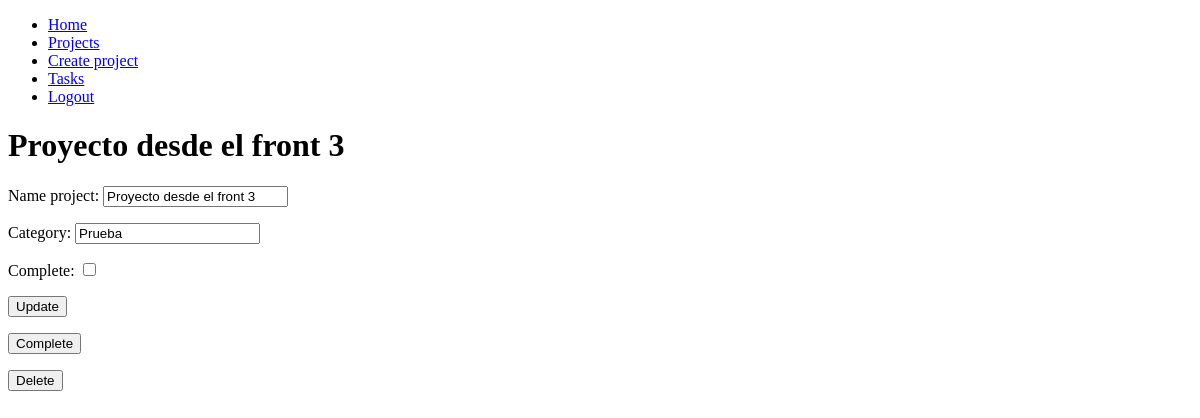
Before: /projects/4/ (signed in) with the older database file.
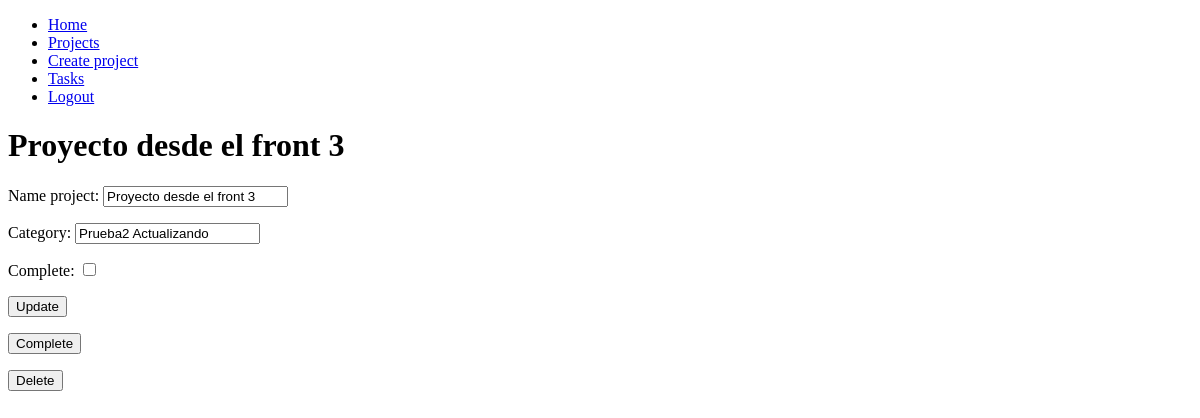
After: the same page with the newer database file.
### project/models.py (models this page shows, shortened)
class Project(models.Model):
    project_id = models.AutoField(primary_key=True)
    name_project = models.CharField(max_length=100)
    category = models.CharField(max_length=50)
    date_complete = models.DateTimeField(null = True, blank=True)
    complete = models.BooleanField(default=False)
    user = models.ForeignKey(User, on_delete=models.CASCADE)
    created_at = models.DateTimeField(auto_now_add=True)
    update_at = models.DateTimeField(auto_now=True)

### project/views.py (the view, shortened to what this page needs)
# urls.py: path("projects/<int:project_id>/", project_detail, name="project_detail"),
def project_detail(request, project_id):
        if request.method == 'GET':
            project = get_object_or_404(Project, pk = project_id, user=request.user)
            form = ProjectForm(instance=project)
            return render(request, 'project/project_detail.html', {
                'project': project,
                'form': form
            })

### project/forms.py
class ProjectForm(ModelForm):
    class Meta:
        model = Project
        fields = [
            'name_project',
            'category',
            'complete',# Campo de prueba
            ]
        """widgets = {
            'date_complete': DateTimeInput(attrs={'type': 'date'}),
        }"""

### project/templates/project/project_detail.html (shortened to what this page needs)
{% extends 'base.html' %}
{% block content %}
    <h1>{{ project.name_project }}</h1>
    <form method="POST">
        {{ form.as_p }}
        <button>
            Update
        </button>
    </form>
    <p>
        <form action="{% url 'complete_project' project.project_id %}" method="POST">
            <button>
                Complete
            </button>
        </form>
    </p>
    <p>
        <form action="{% url 'complete_project' project.project_id %}" method="POST">
            <button>
                Delete
            </button>
        </form>
    </p>
{% endblock %}

Changed rows visible on the page:
changed Project "Proyecto desde el front 3": category "Prueba" → "Prueba2 Actualizando"
